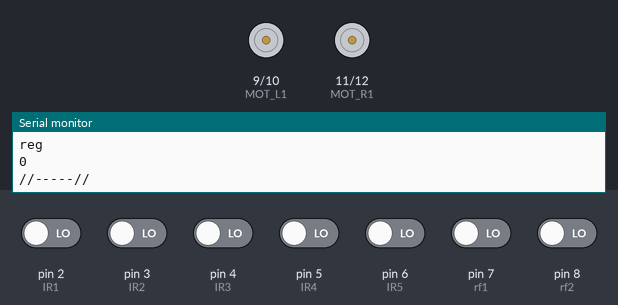
This sketch was run on a simulated Arduino Uno, built with avr-gcc and run on an emulated ATmega328P. Shown: motor-driver pin pairs drawn as motors (green arrow = first pin HIGH = forward, orange = second pin HIGH = backward, longer = more drive), the last lines printed to the serial monitor. Inputs (shaded band) come from the test bench; at power-on: pin 2 (IR1), pin 3 (IR2), pin 4 (IR3), pin 5 (IR4), pin 6 (IR5), pin 7 (rf1), pin 8 (rf2) LOW.

Above: at 1.2 s.
1.3 s: pin 7 (rf1) driven HIGH
At 1.65 s:
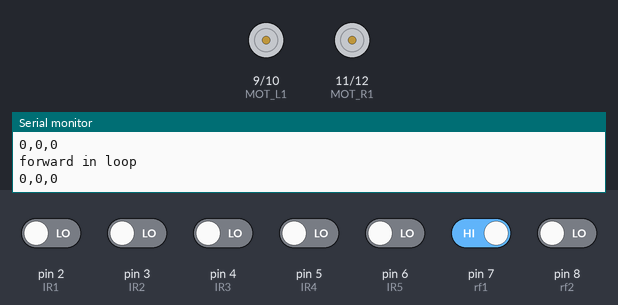
4.3 s: pin 2 (IR1) driven HIGH
At 4.9 s:
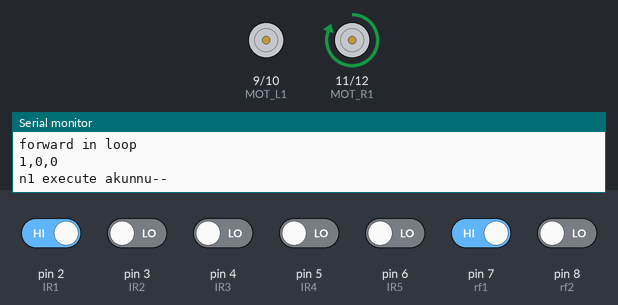
7.3 s: pin 3 (IR2) driven HIGH
At 8.8 s:
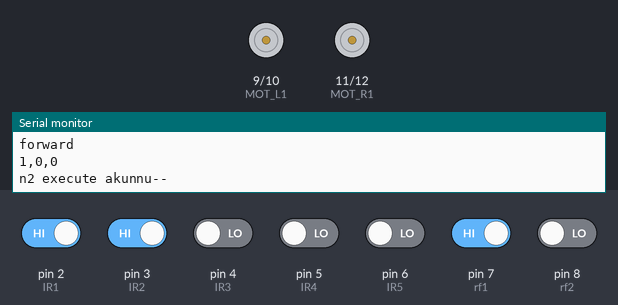
10.3 s: pin 4 (IR3) driven HIGH
At 11.8 s:
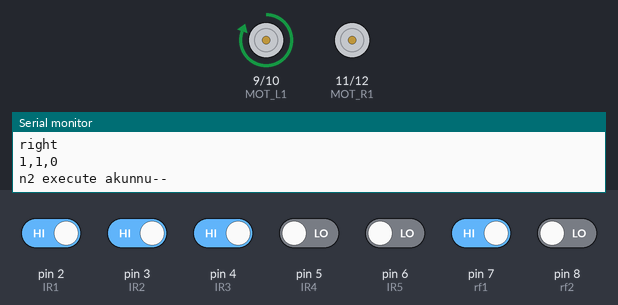
13.3 s: pin 4 (IR3) driven LOW
At 14.2 s:
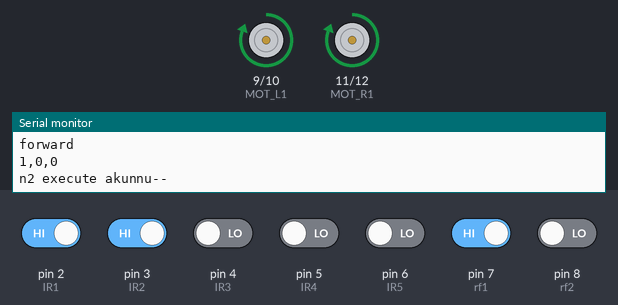
16.3 s: pin 2 (IR1) driven LOW
Timing chart, 0 to 20.3 s (numbered marks = the images above; inputs shaded):
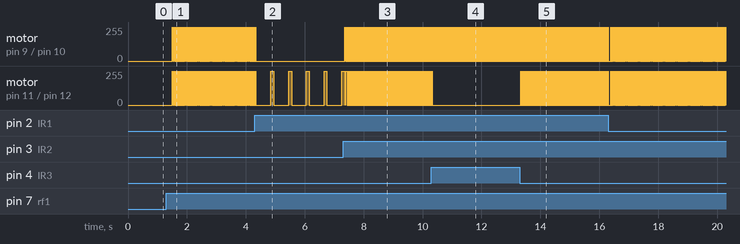

Measured:
- after the input at 1.3 s, motor on pin 9 (MOT_L1) / pin 10 (MOT_L2), motor on pin 11 (MOT_R1) / pin 12 (MOT_R2): alternates forward 255/255 for 0.01 s and stopped for 0.01 s, starting after 0.20 s
- after the input at 4.3 s, motor on pin 9 (MOT_L1) / pin 10 (MOT_L2): goes on until 4.3 s, then stays stopped
- after the input at 7.3 s, motor on pin 9 (MOT_L1) / pin 10 (MOT_L2): alternates forward 255/255 for 0.01 s and stopped for 0.04 s, starting after 0.06 s
- after the input at 10.3 s, motor on pin 11 (MOT_R1) / pin 12 (MOT_R2): goes on until 10.3 s, then stays stopped
- after the input at 13.3 s, motor on pin 11 (MOT_R1) / pin 12 (MOT_R2): alternates forward 255/255 for 0.01 s and stopped for 0.04 s, starting at once

The sketch:

feb12.ino
```cpp
int IR1 = 2;
int IR2 = 3;
int IR3 = 4;
int IR4 = 5;
int IR5 = 6;
int MOT_R1 = 11;
int MOT_R2 = 12;
int MOT_L1 = 9;
int MOT_L2 = 10;
int rf1 = 7;
int rf2 = 8;
int m,n,o,x,y,reg,count_m,count_n,RLT,s,t,u;
int t_check = 0;
int prev_m = 0;
int prev_n = 0;
int left,right,middle,l_middle,r_middle,i,a;

void setup() {
  // put your setup code here, to run once:
  Serial.begin(9600);
    pinMode(rf1,INPUT);
    pinMode(rf2,INPUT);
    pinMode(IR1, INPUT); //make IR1 INPUT pin
    pinMode(IR2, INPUT); //make IR2 INPUT pin
    pinMode(IR3, INPUT); //make IR3 INPUT pin
    pinMode(IR4, INPUT); //make IR3 INPUT pin
    pinMode(IR5, INPUT); //make IR3 INPUT pin
    pinMode(MOT_R1, OUTPUT); //make MOT_R1 OUTPUT pin
    pinMode(MOT_R2, OUTPUT); //make MOT_R2 OUTPUT pin
    pinMode(MOT_L1, OUTPUT); //make MOT_L1 OUTPUT pin
    pinMode(MOT_L2, OUTPUT); //make MOT_L2 OUTPUT pin
}

void loop() {
  // put your main code here, to run repeatedly:
  Serial.println("SOurce");
  Serial.println(" ");
  Serial.print("prev_m = ");
Serial.print(prev_m);
Serial.println("");
Serial.println("prev_n =");
Serial.print(prev_n);
Serial.println("reg = ");
Serial.println(reg);
Serial.println("");
  Serial.println("count_m = ");
Serial.print(count_m);
Serial.println("");
Serial.println("count_n = ");
Serial.print(count_n);
Serial.println("");
Serial.println("o = ");
Serial.print(o);
while(reg ==0)
  {
    x =digitalRead(rf1);
    y =digitalRead(rf2);
a = read_co(m,n,o);
        Serial.println("Ivide keri");
        count_m = 0;
        count_n = 0;
switch(a)
{
 case 0: {
         m = 0;
         n = 0;
         o = 0;
         reg = 0;
         delay(10);
         break;
        }
 case 1:
        {
         m = 2;
         n = 1;
         reg = 1;
         delay(10);
         break;
        }
 case 2:
        {
         m = 1;
         n = 3;
         reg = 1;
         delay(10);
         break;
        }
 case 3:
        {
         m = 4;
         n = 3;
         reg = 1;
         delay(10);
         break;
        }
}
Serial.println("m = ");
Serial.print(m);
Serial.println("");
Serial.println("n = ");
Serial.print(n);
Serial.println("");
Serial.println("o = ");
Serial.print(o);
Serial.println("");
Serial.println("a = ");
Serial.print(a);
Serial.println("");
Serial.println("reg");
Serial.print(reg);
Serial.println("");
Serial.println("//-----//");
  }
  while(reg == 1)
  {
   if(t_check == 1)
   {
    count_m = m - prev_m;
   count_n = n - prev_n;
   o = count_n;
   prev_m = m;
   prev_n = n;
    count_n = count_m;
    count_m = o;
    o = count_n;
   }
   else
   {
    count_m = m - prev_m;
   count_n = n - prev_n;
   o = count_n;
   prev_m = m;
   prev_n = n;
   }
    if(count_m<0)
   {
    count_m = (-1*count_m);
    reg = 2;
    RLT = 1;
 }
    if(count_n<0)
   {
    count_n = (-1*count_n);
    o = count_n;
    reg = 2;
    RLT =1;
   }
   else
   {
   RLT = 0;
   reg = 2;
   }
 break;}
if(reg == 2)
{
 count_n = count_n + 1;
 o = count_n;
 reg = 3;
}
Serial.println("");
  readSensor(); //read sensor data
      while((count_m==0)&&(count_n==0))
  {
    reg = 0;
      a = 0;
      if((o!=0)&&(t_check==0))
      {
      t_check = 1;
      }
      else if((o!=0)&&(t_check==1))
      {
       t_check = 0;
      }
      else
      {
       t_check = t_check;
      }
   readSensor(); //read sensor data
   Serial.println("stop--");
   stop_mot(); //stop rotation of motors
   delay(10);
   break;
   }

  while((reg==3)&&(count_m>0)&&(count_n==o))
  {
   readSensor(); //read sensor data
   forward(); //move forward
   delay(1); //delay of 1 millisecond
   if((right==0)&&(middle==0)&&(left==0))
   {
   Serial.println("m execute akunnu--");
   count_m--;
   stop_mot(); //stop rotation of motors
    Serial.println("forward");
    while((right||left||middle)!=1)
    {
      readSensor(); //read sensor data
      Serial.println("forward in loop");
 digitalWrite(MOT_R1,HIGH); //Write HIGH to MOT_R1
 digitalWrite(MOT_R2,LOW); //Write LOW to MOT_R2
 digitalWrite(MOT_L1,HIGH);//Write HIGH to MOT_L1
 digitalWrite(MOT_L2,LOW);//Write LOW to MOT_L2
 delay(10); //delay of 5 millisecond
 digitalWrite(MOT_R1,LOW); //Write LOW to MOT_R1
 digitalWrite(MOT_R2,LOW); //Write LOW to MOT_R2
 digitalWrite(MOT_L1,LOW);//Write LOW to MOT_L1
 digitalWrite(MOT_L2,LOW);//Write LOW to MOT_L2
 delay(1); //delay of 1 millisecond
    }
   }
  }
  while((reg==3)&&(count_m==0)&&(count_n==o)&&(o!=0))
  {
    if((RLT == 0)&&(t_check==0))
    {
    reg = 4;
    readSensor(); //read sensor data
    Serial.println("n1 execute akunnu--");
    turn_left();
    delay(1); //delay of 1 millisecond
    }
    else if((RLT == 1)&&(t_check==0))
    {
     reg = 4;
    readSensor(); //read sensor data
    Serial.println("n1 execute akunnu--");
    turn_right();
    RLT = 0;
    delay(1); //delay of 1 millisecond
    }
        else if((RLT == 0)&&(t_check==1))
    {
     reg = 4;
    readSensor(); //read sensor data
    Serial.println("n1 execute akunnu--");
    turn_right();
    RLT = 0;
    delay(1); //delay of 1 millisecond
    }
    else
    {
    reg = 4;
    readSensor(); //read sensor data
    Serial.println("n1 execute akunnu--");
    turn_left();
    delay(1); //delay of 1 millisecond
    }
  }
  while((reg==4)&&(count_m==0)&&(count_n!=o)&&(count_n>0))
  {
   readSensor(); //read sensor data
   Serial.println("n2 execute akunnu--");
   forward(); //move forward
   delay(1);  //delay of 1 millisecond
   if((right==0)&&(middle==0)&&(left==0))
   {
   count_n--;
   stop_mot(); //stop rotation of motors
    Serial.println("forward");
    while((right||left||middle)!=1)
   {
 readSensor(); //read sensor data
 Serial.println("forward in loop");
 digitalWrite(MOT_R1,HIGH); //Write HIGH to MOT_R1
 digitalWrite(MOT_R2,LOW); //Write LOW to MOT_R2
 digitalWrite(MOT_L1,HIGH);//Write HIGH to MOT_L1
 digitalWrite(MOT_L2,LOW);//Write LOW to MOT_L2
 delay(10); //delay of 5 millisecond
 digitalWrite(MOT_R1,LOW); //Write LOW to MOT_R1
 digitalWrite(MOT_R2,LOW); //Write LOW to MOT_R2
 digitalWrite(MOT_L1,LOW);//Write LOW to MOT_L1
 digitalWrite(MOT_L2,LOW);//Write LOW to MOT_L2
 delay(1); //delay of 1 millisecond
    }
   }
  }

}

void forward()
{
 readSensor(); //read sensor data
 if ((r_middle==1)&&(middle==0)&&(l_middle==1)&&((left||right)==1))
 {
  Serial.println("forward");
 digitalWrite(MOT_R1,HIGH); //Write HIGH to MOT_R1
 digitalWrite(MOT_R2,LOW); //Write LOW to MOT_R2
 digitalWrite(MOT_L1,HIGH);//Write HIGH to MOT_L1
 digitalWrite(MOT_L2,LOW);//Write LOW to MOT_L2
 delay(10); //delay of 5 millisecond
 digitalWrite(MOT_R1,LOW);  //Write LOW to MOT_R1
 digitalWrite(MOT_R2,LOW); //Write LOW to MOT_R2
 digitalWrite(MOT_L1,LOW);//Write LOW to MOT_L1
 digitalWrite(MOT_L2,LOW);//Write LOW to MOT_L2
 delay(1); //delay of 1 millisecond
 }
 else if ((r_middle==0)&&(middle==1)&&(l_middle==1)&&((left||right)==1))
 {
 Serial.println("left");
 digitalWrite(MOT_R1,HIGH); //Write HIGH to MOT_R1
 digitalWrite(MOT_R2,LOW); //Write LOW to MOT_R2
 digitalWrite(MOT_L1,LOW); //Write LOW to MOT_L1
 digitalWrite(MOT_L2,LOW); //Write LOW to MOT_L2
 delay(10); //delay of 2 millisecond
 digitalWrite(MOT_R1,LOW); //Write LOW to MOT_R1
 digitalWrite(MOT_R2,LOW); //Write LOW to MOT_R2
 digitalWrite(MOT_L1,LOW); //Write LOW to MOT_L1
 digitalWrite(MOT_L2,LOW); //Write LOW to MOT_L2
 delay(1); //delay of 1 millisecond
}
else if ((r_middle==1)&&(middle==1)&&(l_middle==0)&&((left||right)==1))
 {
 Serial.println("right");
 digitalWrite(MOT_R1,LOW); //Write LOW to MOT_R1
 digitalWrite(MOT_R2,LOW); //Write LOW to MOT_R2
 digitalWrite(MOT_L1,HIGH); //Write HIGH to MOT_L1
 digitalWrite(MOT_L2,LOW); //Write LOW to MOT_L2
 delay(10); //delay of 2 millisecond
 digitalWrite(MOT_R1,LOW); //Write LOW to MOT_R1
 digitalWrite(MOT_R2,LOW); //Write LOW to MOT_R2
 digitalWrite(MOT_L1,LOW);//Write LOW to MOT_L1
 digitalWrite(MOT_L2,LOW);//Write LOW to MOT_L2
 delay(1); //delay of 1 millisecond
}
else if((r_middle==1)&&(middle==0)&&(l_middle==0)&&((left||right)==1))
 {
  Serial.println("forward");
 digitalWrite(MOT_R1,HIGH); //Write HIGH to MOT_R1
 digitalWrite(MOT_R2,LOW); //Write LOW to MOT_R2
 digitalWrite(MOT_L1,HIGH);//Write HIGH to MOT_L1
 digitalWrite(MOT_L2,LOW);//Write LOW to MOT_L2
 delay(10); //delay of 2 millisecond
 digitalWrite(MOT_R1,LOW); //Write LOW to MOT_R1
 digitalWrite(MOT_R2,LOW);//Write LOW to MOT_R2
 digitalWrite(MOT_L1,LOW);//Write LOW to MOT_L1
 digitalWrite(MOT_L2,LOW);//Write LOW to MOT_L2
 delay(1); //delay of 1 millisecond
 }
 else if((r_middle==0)&&(middle==0)&&(l_middle==1)&&((left||right)==1))
 {
  Serial.println("forward");
 digitalWrite(MOT_R1,HIGH); //Write HIGH to MOT_R1
 digitalWrite(MOT_R2,LOW); //Write LOW to MOT_R2
 digitalWrite(MOT_L1,HIGH);//Write HIGH to MOT_L1
 digitalWrite(MOT_L2,LOW);//Write LOW to MOT_L2
 delay(10); //delay of 2 millisecond
 digitalWrite(MOT_R1,LOW); //Write LOW to MOT_R1
 digitalWrite(MOT_R2,LOW); //Write LOW to MOT_R2
 digitalWrite(MOT_L1,LOW);//Write LOW to MOT_L1
 digitalWrite(MOT_L2,LOW);//Write LOW to MOT_L2
 delay(1); //delay of 1 millisecond
 }
return;
}

void stop_mot()
{
 Serial.println("stopped");
 digitalWrite(MOT_R1,LOW); //Write LOW to MOT_R1
 digitalWrite(MOT_R2,LOW); //Write LOW to MOT_R2
 digitalWrite(MOT_L1,LOW);//Write LOW to MOT_L1
 digitalWrite(MOT_L2,LOW);//Write LOW to MOT_L2
 delay(1); //delay of 1 millisecond
 return;
}

void turn_left()
{
    for(i=0;i<5;i++)
  { delay(500); //delay of 2 millisecond
 digitalWrite(MOT_R1,HIGH); //Write HIGH to MOT_R1
 digitalWrite(MOT_R2,LOW); //Write LOW to MOT_R2
 digitalWrite(MOT_L1,LOW); //Write LOW to MOT_L1
 digitalWrite(MOT_L2,LOW); //Write LOW to MOT_L2
 delay(100); //delay of 2 millisecond
 digitalWrite(MOT_R1,LOW); //Write LOW to MOT_R1
 digitalWrite(MOT_R2,LOW); //Write LOW to MOT_R2
 digitalWrite(MOT_L1,LOW); //Write LOW to MOT_L1
 digitalWrite(MOT_L2,LOW); //Write LOW to MOT_L2
 delay(1); //delay of 1 millisecond
  }
 count_n--;
}

void turn_right()
{
    for(i=0;i<5;i++)
  { delay(500); //delay of 2 millisecond
 digitalWrite(MOT_R1,LOW); //Write HIGH to MOT_R1
 digitalWrite(MOT_R2,LOW); //Write LOW to MOT_R2
 digitalWrite(MOT_L1,HIGH); //Write LOW to MOT_L1
 digitalWrite(MOT_L2,LOW); //Write LOW to MOT_L2
 delay(100); //delay of 2 millisecond
 digitalWrite(MOT_R1,LOW); //Write LOW to MOT_R1
 digitalWrite(MOT_R2,LOW); //Write LOW to MOT_R2
 digitalWrite(MOT_L1,LOW); //Write LOW to MOT_L1
 digitalWrite(MOT_L2,LOW); //Write LOW to MOT_L2
 delay(1); //delay of 1 millisecond
  }
 count_n--;
}

void readSensor()
{
  right = digitalRead(IR1); //read right sensor data
  r_middle = digitalRead(IR2); //read middle sensor data
  middle = digitalRead(IR3); //read middle sensor data
  l_middle = digitalRead(IR4); //read middle sensor data
  left = digitalRead(IR5); //read left sensor data
  Serial.print(right);
  Serial.print(',');
  Serial.print(middle);
  Serial.print(',');
  Serial.print(left);
  Serial.println();
  return;
}
int read_co(int m, int n, int o)
{
 if ((x==0)&&(y==1))
{
 a = 1;
}
else if((x==1)&&(y==0))
{
 a = 2;
}
else if((x==1)&&(y==1))
{
 a=3;
}
else
{
  a=0;
}
return(a);
}
```
